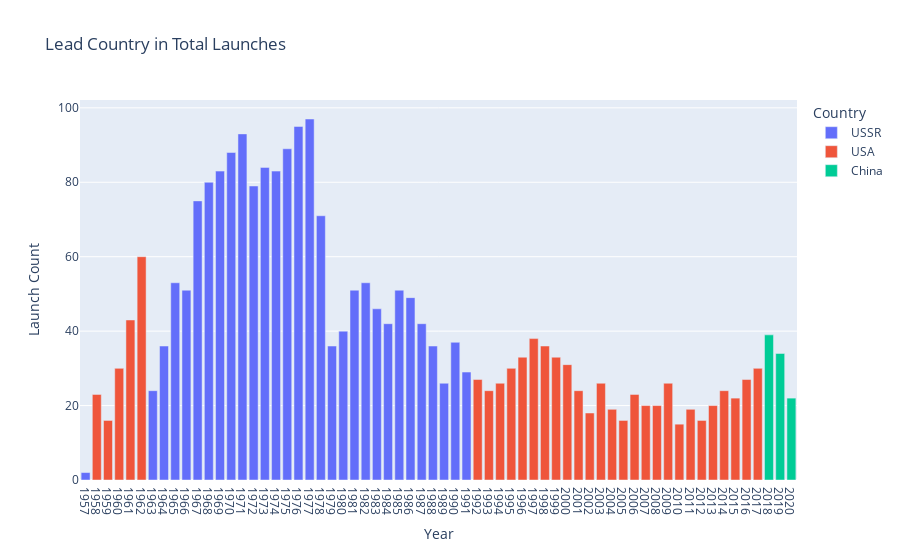
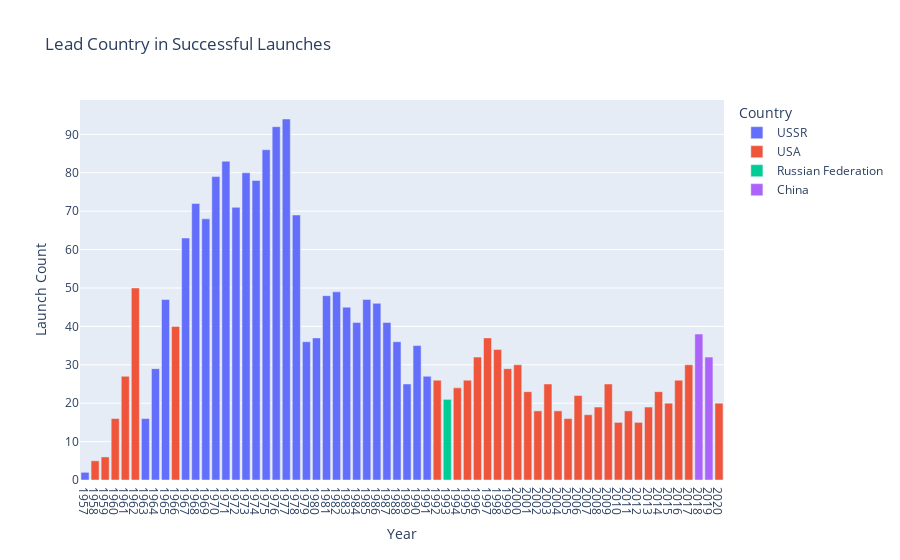

The cell these charts' notebook holds for them, in order:
### Markdown cell above
# For Every Year Show which Country was in the Lead in terms of Total Number of Launches up to and including including 2020)

Do the results change if we only look at the number of successful launches?

### Code cell
top_country_per_year = df_data.groupby([df_data['Date'].dt.year.rename('Year'), 'Country', 'Mission_Status']).size().reset_index(name='Launch Count')
top_country_launches_per_year = top_country_per_year.groupby(['Year', 'Country'])['Launch Count'].sum().reset_index(name='Launch Count')
top_country_launches_per_year = top_country_launches_per_year.loc[top_country_launches_per_year.groupby('Year')['Launch Count'].idxmax()]

fig = px.bar(top_country_launches_per_year, x="Year", y="Launch Count", color='Country', title='Lead Country in Total Launches')
fig.update_xaxes(dtick=1)
fig.show()
top_country_successful_launches_per_year = top_country_per_year[top_country_per_year['Mission_Status'] == 'Success']
top_country_successful_launches_per_year = top_country_successful_launches_per_year.loc[top_country_successful_launches_per_year.groupby('Year')['Launch Count'].idxmax()]

fig = px.bar(top_country_successful_launches_per_year, x="Year", y="Launch Count", color='Country', title='Lead Country in Successful Launches')
fig.update_xaxes(dtick=1)
fig.show()

### Figure 1 — Plotly figure (JSON) as saved in the notebook; plotly's stock layout.template omitted (floating-point values rounded to 4 significant figures)
{"data": [{"alignmentgroup": "True", "hovertemplate": "Country=USSR<br>Year=%{x}<br>Launch Count=%{y}<extra></extra>", "legendgroup": "USSR", "marker": {"color": "#636efa", "pattern": {"shape": ""}}, "name": "USSR", "offsetgroup": "USSR", "orientation": "v", "showlegend": true, "textposition": "auto", "type": "bar", "x": [1957, 1963, 1964, 1965, 1966, 1967, 1968, 1969, 1970, 1971, 1972, 1973, 1974, 1975, 1976, 1977, 1978, 1979, 1980, 1981, 1982, 1983, 1984, 1985, 1986, 1987, 1988, 1989, 1990, 1991], "xaxis": "x", "y": [2, 24, 36, 53, 51, 75, 80, 83, 88, 93, 79, 84, 83, 89, 95, 97, 71, 36, 40, 51, 53, 46, 42, 51, 49, 42, 36, 26, 37, 29], "yaxis": "y"}, {"alignmentgroup": "True", "hovertemplate": "Country=USA<br>Year=%{x}<br>Launch Count=%{y}<extra></extra>", "legendgroup": "USA", "marker": {"color": "#EF553B", "pattern": {"shape": ""}}, "name": "USA", "offsetgroup": "USA", "orientation": "v", "showlegend": true, "textposition": "auto", "type": "bar", "x": [1958, 1959, 1960, 1961, 1962, 1992, 1993, 1994, 1995, 1996, 1997, 1998, 1999, 2000, 2001, 2002, 2003, 2004, 2005, 2006, 2007, 2008, 2009, 2010, 2011, 2012, 2013, 2014, 2015, 2016, 2017], "xaxis": "x", "y": [23, 16, 30, 43, 60, 27, 24, 26, 30, 33, 38, 36, 33, 31, 24, 18, 26, 19, 16, 23, 20, 20, 26, 15, 19, 16, 20, 24, 22, 27, 30], "yaxis": "y"}, {"alignmentgroup": "True", "hovertemplate": "Country=China<br>Year=%{x}<br>Launch Count=%{y}<extra></extra>", "legendgroup": "China", "marker": {"color": "#00cc96", "pattern": {"shape": ""}}, "name": "China", "offsetgroup": "China", "orientation": "v", "showlegend": true, "textposition": "auto", "type": "bar", "x": [2018, 2019, 2020], "xaxis": "x", "y": [39, 34, 22], "yaxis": "y"}], "layout": {"barmode": "relative", "legend": {"title": {"text": "Country"}, "tracegroupgap": 0}, "title": {"text": "Lead Country in Total Launches"}, "xaxis": {"anchor": "y", "domain": [0, 1], "dtick": 1, "title": {"text": "Year"}}, "yaxis": {"anchor": "x", "domain": [0, 1], "title": {"text": "Launch Count"}}}}

### Figure 2 — Plotly figure (JSON) as saved in the notebook; plotly's stock layout.template omitted (floating-point values rounded to 4 significant figures)
{"data": [{"alignmentgroup": "True", "hovertemplate": "Country=USSR<br>Year=%{x}<br>Launch Count=%{y}<extra></extra>", "legendgroup": "USSR", "marker": {"color": "#636efa", "pattern": {"shape": ""}}, "name": "USSR", "offsetgroup": "USSR", "orientation": "v", "showlegend": true, "textposition": "auto", "type": "bar", "x": [1957, 1963, 1964, 1965, 1967, 1968, 1969, 1970, 1971, 1972, 1973, 1974, 1975, 1976, 1977, 1978, 1979, 1980, 1981, 1982, 1983, 1984, 1985, 1986, 1987, 1988, 1989, 1990, 1991], "xaxis": "x", "y": [2, 16, 29, 47, 63, 72, 68, 79, 83, 71, 80, 78, 86, 92, 94, 69, 36, 37, 48, 49, 45, 41, 47, 46, 41, 36, 25, 35, 27], "yaxis": "y"}, {"alignmentgroup": "True", "hovertemplate": "Country=USA<br>Year=%{x}<br>Launch Count=%{y}<extra></extra>", "legendgroup": "USA", "marker": {"color": "#EF553B", "pattern": {"shape": ""}}, "name": "USA", "offsetgroup": "USA", "orientation": "v", "showlegend": true, "textposition": "auto", "type": "bar", "x": [1958, 1959, 1960, 1961, 1962, 1966, 1992, 1994, 1995, 1996, 1997, 1998, 1999, 2000, 2001, 2002, 2003, 2004, 2005, 2006, 2007, 2008, 2009, 2010, 2011, 2012, 2013, 2014, 2015, 2016, 2017, 2020], "xaxis": "x", "y": [5, 6, 16, 27, 50, 40, 26, 24, 26, 32, 37, 34, 29, 30, 23, 18, 25, 18, 16, 22, 17, 19, 25, 15, 18, 15, 19, 23, 20, 26, 30, 20], "yaxis": "y"}, {"alignmentgroup": "True", "hovertemplate": "Country=Russian Federation<br>Year=%{x}<br>Launch Count=%{y}<extra></extra>", "legendgroup": "Russian Federation", "marker": {"color": "#00cc96", "pattern": {"shape": ""}}, "name": "Russian Federation", "offsetgroup": "Russian Federation", "orientation": "v", "showlegend": true, "textposition": "auto", "type": "bar", "x": [1993], "xaxis": "x", "y": [21], "yaxis": "y"}, {"alignmentgroup": "True", "hovertemplate": "Country=China<br>Year=%{x}<br>Launch Count=%{y}<extra></extra>", "legendgroup": "China", "marker": {"color": "#ab63fa", "pattern": {"shape": ""}}, "name": "China", "offsetgroup": "China", "orientation": "v", "showlegend": true, "textposition": "auto", "type": "bar", "x": [2018, 2019], "xaxis": "x", "y": [38, 32], "yaxis": "y"}], "layout": {"barmode": "relative", "legend": {"title": {"text": "Country"}, "tracegroupgap": 0}, "title": {"text": "Lead Country in Successful Launches"}, "xaxis": {"anchor": "y", "domain": [0, 1], "dtick": 1, "title": {"text": "Year"}}, "yaxis": {"anchor": "x", "domain": [0, 1], "title": {"text": "Launch Count"}}}}
